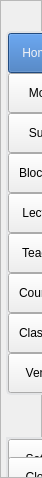
        <widget class="QFrame" name="menu_container">
         <property name="minimumSize">
          <size>
           <width>42</width>
           <height>0</height>
          </size>
         </property>
         <property name="maximumSize">
          <size>
           <width>42</width>
           <height>16777215</height>
          </size>
         </property>
         <property name="frameShape">
          <enum>QFrame::Shape::StyledPanel</enum>
         </property>
         <property name="frameShadow">
          <enum>QFrame::Shadow::Raised</enum>
         </property>
         <layout class="QVBoxLayout" name="verticalLayout_3">
          <property name="spacing">
           <number>2</number>
          </property>
          <property name="leftMargin">
           <number>5</number>
          </property>
          <property name="topMargin">
           <number>30</number>
          </property>
          <property name="rightMargin">
           <number>0</number>
          </property>
          <property name="bottomMargin">
           <number>0</number>
          </property>
          <item alignment="Qt::AlignmentFlag::AlignLeft|Qt::AlignmentFlag::AlignTop">
           <widget class="QFrame" name="middle">
            <property name="minimumSize">
             <size>
              <width>160</width>
              <height>0</height>
             </size>
            </property>
            <property name="maximumSize">
             <size>
              <width>160</width>
              <height>16777215</height>
             </size>
            </property>
            <property name="styleSheet">
             <string notr="true">QFrame#middle{
	border: 2px solid #E3E4E6;
	border-radius: 5px;
}

QFrame#middle QPushButton{
	border-bottom: 2px solid #E3E4E6;
	text-align: left;
	padding-left: 10px;
}</string>
            </property>
            <layout class="QVBoxLayout" name="verticalLayout_5">
             <property name="spacing">
              <number>0</number>
             </property>
             <property name="leftMargin">
              <number>0</number>
             </property>
             <property name="topMargin">
              <number>0</number>
             </property>
             <property name="rightMargin">
              <number>0</number>
             </property>
             <property name="bottomMargin">
              <number>0</number>
             </property>
             <item>
              <widget class="QPushButton" name="home_btn">
               <property name="minimumSize">
                <size>
                 <width>0</width>
                 <height>40</height>
                </size>
               </property>
               <property name="cursor">
                <cursorShape>PointingHandCursor</cursorShape>
               </property>
               <property name="toolTip">
                <string>Home</string>
               </property>
               <property name="styleSheet">
                <string notr="true">background: #2F69B2;
color: #F3F4F6;</string>
               </property>
               <property name="text">
                <string> Home</string>
               </property>
               <property name="icon">
                <iconset resource="../assets/icons.qrc">
                 <normaloff>:/icons/icons/home-white.svg</normaloff>:/icons/icons/home-white.svg</iconset>
               </property>
               <property name="iconSize">
                <size>
                 <width>20</width>
                 <height>20</height>
                </size>
               </property>
              </widget>
             </item>
             <item>
              <widget class="QPushButton" name="modules_btn">
               <property name="minimumSize">
                <size>
                 <width>0</width>
                 <height>40</height>
                </size>
               </property>
               <property name="cursor">
                <cursorShape>PointingHandCursor</cursorShape>
               </property>
               <property name="toolTip">
                <string>Modules</string>
               </property>
               <property name="styleSheet">
                <string notr="true"/>
               </property>
               <property name="text">
                <string>   Modules</string>
               </property>
               <property name="icon">
                <iconset resource="../assets/icons.qrc">
                 <normaloff>:/icons/icons/subject.svg</normaloff>:/icons/icons/subject.svg</iconset>
               </property>
              </widget>
             </item>
             <item>
              <widget class="QPushButton" name="subjects_btn">
               <property name="minimumSize">
                <size>
                 <width>0</width>
                 <height>40</height>
                </size>
               </property>
               <property name="cursor">
                <cursorShape>PointingHandCursor</cursorShape>
               </property>
               <property name="toolTip">
                <string>Subjects</string>
               </property>
               <property name="styleSheet">
                <string notr="true"/>
               </property>
               <property name="text">
                <string>   Subjects</string>
               </property>
               <property name="icon">
                <iconset resource="../assets/icons.qrc">
                 <normaloff>:/icons/icons/subject.svg</normaloff>:/icons/icons/subject.svg</iconset>
               </property>
              </widget>
             </item>
             <item>
              <widget class="QPushButton" name="blocks_btn">
               <property name="minimumSize">
                <size>
                 <width>0</width>
                 <height>40</height>
                </size>
               </property>
               <property name="cursor">
                <cursorShape>PointingHandCursor</cursorShape>
               </property>
               <property name="toolTip">
                <string>Blocks</string>
               </property>
               <property name="styleSheet">
                <string notr="true"/>
               </property>
               <property name="text">
                <string>Blocks</string>
               </property>
               <property name="icon">
                <iconset resource="../assets/icons.qrc">
                 <normaloff>:/icons/icons/blocks.svg</normaloff>:/icons/icons/blocks.svg</iconset>
               </property>
               <property name="iconSize">
                <size>
                 <width>20</width>
                 <height>20</height>
                </size>
               </property>
              </widget>
             </item>
             <item>
              <widget class="QPushButton" name="lecturers_btn">
               <property name="minimumSize">
                <size>
                 <width>0</width>
                 <height>40</height>
                </size>
               </property>
               <property name="cursor">
                <cursorShape>PointingHandCursor</cursorShape>
               </property>
               <property name="toolTip">
                <string>Lecturers</string>
               </property>
               <property name="styleSheet">
                <string notr="true"/>
               </property>
               <property name="text">
                <string> Lecturers</string>
               </property>
               <property name="icon">
                <iconset resource="../assets/icons.qrc">
                 <normaloff>:/icons/icons/teacher.svg</normaloff>:/icons/icons/teacher.svg</iconset>
               </property>
               <property name="iconSize">
                <size>
                 <width>20</width>
                 <height>20</height>
                </size>
               </property>
              </widget>
             </item>
             <item>
              <widget class="QPushButton" name="teachers_btn">
               <property name="minimumSize">
                <size>
                 <width>0</width>
                 <height>40</height>
                </size>
               </property>
               <property name="cursor">
                <cursorShape>PointingHandCursor</cursorShape>
               </property>
               <property name="toolTip">
                <string>Teachers</string>
               </property>
               <property name="styleSheet">
                <string notr="true"/>
               </property>
               <property name="text">
                <string> Teachers</string>
               </property>
               <property name="icon">
                <iconset resource="../assets/icons.qrc">
                 <normaloff>:/icons/icons/teacher.svg</normaloff>:/icons/icons/teacher.svg</iconset>
               </property>
               <property name="iconSize">
                <size>
                 <width>20</width>
                 <height>20</height>
                </size>
               </property>
              </widget>
             </item>
             <item>
              <widget class="QPushButton" name="courses_btn">
               <property name="minimumSize">
                <size>
                 <width>0</width>
                 <height>40</height>
                </size>
               </property>
               <property name="cursor">
                <cursorShape>PointingHandCursor</cursorShape>
               </property>
               <property name="toolTip">
                <string>Courses</string>
               </property>
               <property name="styleSheet">
                <string notr="true"/>
               </property>
               <property name="text">
                <string>Courses</string>
               </property>
               <property name="icon">
                <iconset resource="../assets/icons.qrc">
                 <normaloff>:/icons/icons/classes.svg</normaloff>:/icons/icons/classes.svg</iconset>
               </property>
               <property name="iconSize">
                <size>
                 <width>20</width>
                 <height>20</height>
                </size>
               </property>
              </widget>
             </item>
             <item>
              <widget class="QPushButton" name="classes_btn">
               <property name="minimumSize">
                <size>
                 <width>0</width>
                 <height>40</height>
                </size>
               </property>
               <property name="cursor">
                <cursorShape>PointingHandCursor</cursorShape>
               </property>
               <property name="toolTip">
                <string>Classes</string>
               </property>
               <property name="styleSheet">
                <string notr="true"/>
               </property>
               <property name="text">
                <string>Classes</string>
               </property>
               <property name="icon">
                <iconset resource="../assets/icons.qrc">
                 <normaloff>:/icons/icons/classes.svg</normaloff>:/icons/icons/classes.svg</iconset>
               </property>
               <property name="iconSize">
                <size>
                 <width>20</width>
                 <height>20</height>
                </size>
               </property>
              </widget>
             </item>
             <item>
              <widget class="QPushButton" name="venues_btn">
               <property name="minimumSize">
                <size>
                 <width>0</width>
                 <height>40</height>
                </size>
               </property>
               <property name="cursor">
                <cursorShape>PointingHandCursor</cursorShape>
               </property>
               <property name="toolTip">
                <string>Venues</string>
               </property>
               <property name="styleSheet">
                <string notr="true"/>
               </property>
               <property name="text">
                <string>  Venues</string>
               </property>
               <property name="icon">
                <iconset resource="../assets/icons.qrc">
                 <normaloff>:/icons/icons/venues.svg</normaloff>:/icons/icons/venues.svg</iconset>
               </property>
               <property name="iconSize">
                <size>
                 <width>20</width>
                 <height>20</height>
                </size>
               </property>
              </widget>
             </item>
            </layout>
           </widget>
          </item>
          <item>
           <spacer name="verticalSpacer">
            <property name="orientation">
             <enum>Qt::Orientation::Vertical</enum>
            </property>
            <property name="sizeHint" stdset="0">
             <size>
              <width>20</width>
              <height>40</height>
             </size>
            </property>
           </spacer>
          </item>
          <item>
           <widget class="QFrame" name="bottom">
            <property name="minimumSize">
             <size>
              <width>160</width>
              <height>40</height>
             </size>
            </property>
            <property name="maximumSize">
             <size>
              <width>160</width>
              <height>40</height>
             </size>
            </property>
            <property name="styleSheet">
             <string notr="true">QFrame#bottom{
	border: 2px solid #E3E4E6;
}

QFrame#bottom QPushButton{
	border-bottom: 2px solid #E3E4E6;
	text-align: left;
	padding-left: 10px;
}</string>
            </property>
            <property name="frameShape">
             <enum>QFrame::Shape::StyledPanel</enum>
            </property>
            <property name="frameShadow">
             <enum>QFrame::Shadow::Raised</enum>
            </property>
            <layout class="QVBoxLayout" name="verticalLayout_4">
             <property name="spacing">
              <number>0</number>
             </property>
             <property name="leftMargin">
              <number>0</number>
             </property>
             <property name="topMargin">
              <number>0</number>
             </property>
             <property name="rightMargin">
              <number>0</number>
             </property>
             <property name="bottomMargin">
              <number>0</number>
             </property>
             <item>
              <widget class="QPushButton" name="settings_btn">
               <property name="minimumSize">
                <size>
                 <width>0</width>
                 <height>40</height>
                </size>
               </property>
               <property name="cursor">
                <cursorShape>PointingHandCursor</cursorShape>
               </property>
               <property name="toolTip">
                <string>Settings</string>
               </property>
               <property name="styleSheet">
                <string notr="true"/>
               </property>
               <property name="text">
                <string>  Settings</string>
               </property>
               <property name="icon">
                <iconset resource="../assets/icons.qrc">
                 <normaloff>:/icons/icons/settings.svg</normaloff>:/icons/icons/settings.svg</iconset>
               </property>
              </widget>
             </item>
             <item>
              <widget class="QPushButton" name="close_project_btn">
               <property name="minimumSize">
                <size>
                 <width>0</width>
                 <height>40</height>
                </size>
               </property>
               <property name="cursor">
                <cursorShape>PointingHandCursor</cursorShape>
               </property>
               <property name="toolTip">
                <string>Close Project</string>
               </property>
               <property name="styleSheet">
                <string notr="true"/>
               </property>
               <property name="text">
                <string>  Close Project</string>
               </property>
               <property name="icon">
                <iconset resource="../assets/icons.qrc">
                 <normaloff>:/icons/icons/log-out.svg</normaloff>:/icons/icons/log-out.svg</iconset>
               </property>
              </widget>
             </item>
            </layout>
           </widget>
          </item>
         </layout>
        </widget>
